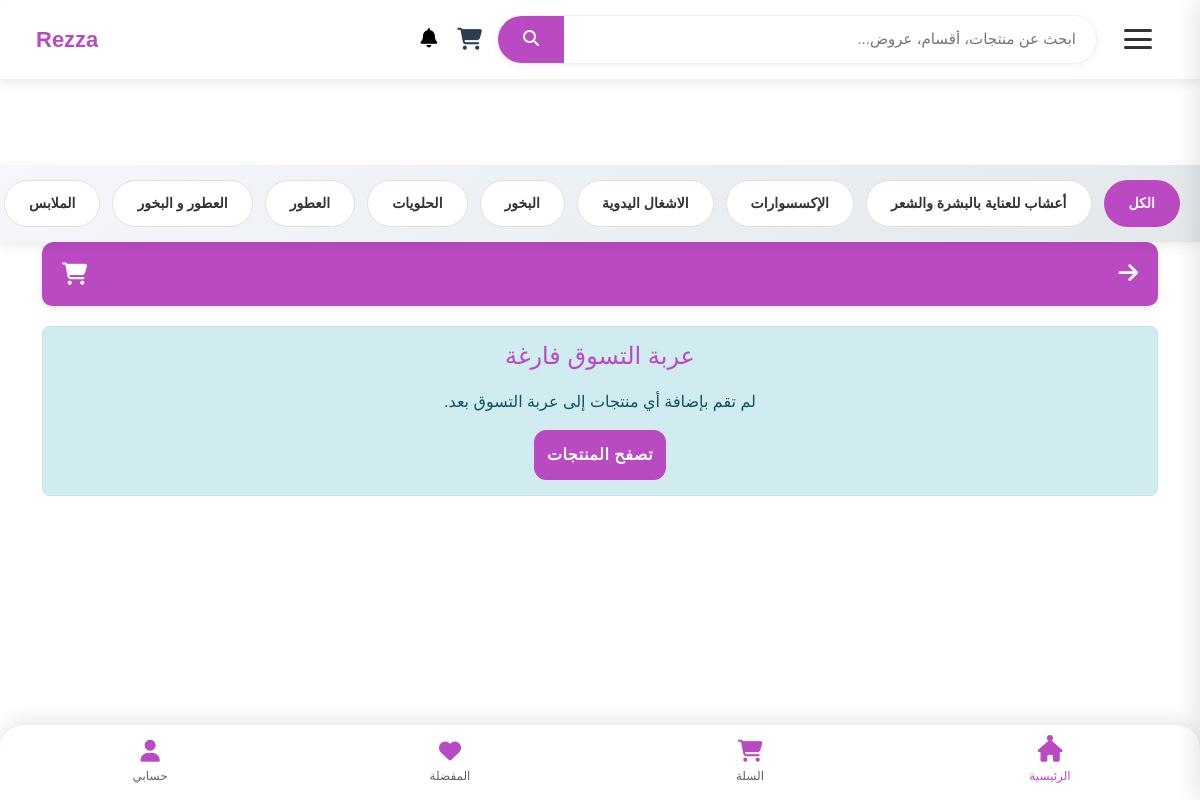
/view_cart, run on an earlier commit of the app's database.
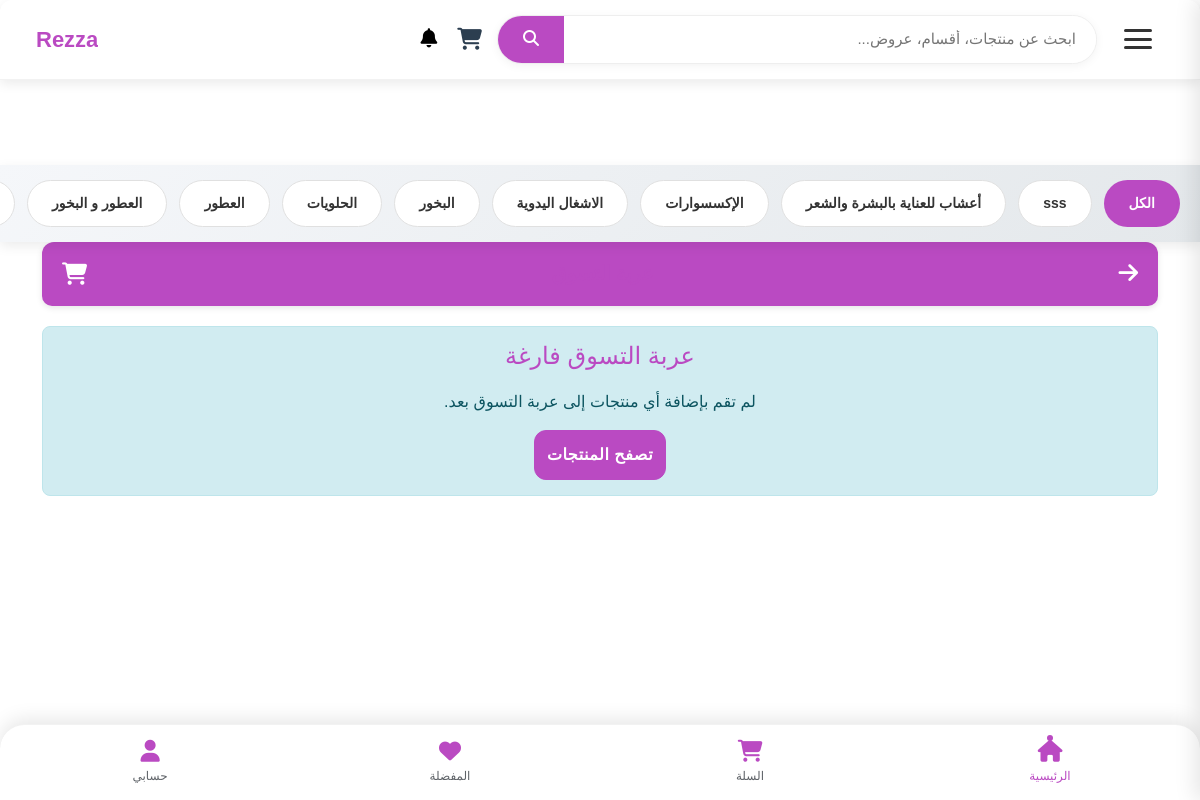
And on a later commit of the database.
### tables this page shows
CREATE TABLE category (
    id INTEGER PRIMARY KEY AUTOINCREMENT,
    name TEXT  NULL,
    parent_id INTEGER,
    image TEXT, is_active INTEGER DEFAULT 0, view_count INTEGER DEFAULT 0,
    FOREIGN KEY (parent_id) REFERENCES categories (id) ON DELETE SET NULL
);

### cart_routes.py (the view, shortened to what this page needs)
@cart_bp.route('/view_cart')
def view_cart():
    user_key = get_current_user_key()
    all_carts_cookie = request.cookies.get('all_user_carts')
    all_user_carts = json.loads(all_carts_cookie) if all_carts_cookie else {}
    cart_items = all_user_carts.get(user_key, [])
    print(f"DEBUG (view_cart): User Key: {user_key}")
    print(f"DEBUG (view_cart): Raw cart_items from cookie: {cart_items}")
    total_price = 0.0
    total_items_count = 0
    updated_cart_items = []
    conn = get_db_connection()
    conn.close()
    print(f"DEBUG (view_cart): Final updated_cart_items: {updated_cart_items}")
    print(f"DEBUG (view_cart): Total price: {total_price}, Total items: {total_items_count}")
    return render_template('cart.html',
                           cart=updated_cart_items,
                           total_price=total_price,
                           total_items_count=total_items_count)

### app.py (called while the page is built)
def get_db_connection():
    conn = sqlite3.connect('database/Eshop.db') # أو sqlite3.connect(app.config['DATABASE'])
    conn.row_factory = sqlite3.Row
    return conn

@app.context_processor
def inject_categories():
    conn = get_db_connection()
    cursor = conn.cursor()
    try:
        cursor.execute("""
            SELECT id, name, parent_id, image
            FROM category
            WHERE parent_id IS NULL
            ORDER BY name
        """)
        main_categories = cursor.fetchall()
        cursor.execute("SELECT id, name, parent_id, image FROM category ORDER BY name")
        all_categories = cursor.fetchall()
        return {
            'main_categories': main_categories,
            'all_categories': all_categories
        }
    finally:
        conn.close()

@app.context_processor
def inject_sellers():
    conn = get_db_connection()
    sellers = conn.execute('SELECT id, store_name FROM sellers').fetchall()
    conn.close()
    return dict(sellers=sellers)

### cart_routes.py (called while the page is built)
def get_db_connection():
    conn = sqlite3.connect('database/Eshop.db')
    conn.row_factory = sqlite3.Row  # لتسهيل الوصول إلى الأعمدة بالاسم
    return conn

### templates/cart.html (shortened to what the changed rows need)
{% include 'header_shop.html' %}
</head>
<body>
    <div class="container">
        <header class="app-header">
            <h1>عربة التسوق</h1>
        </header>
    </div>
</body>
    {% include 'footer.html' %}

### templates/header_shop.html (shortened to what this page needs)
<!DOCTYPE html>
<html lang="ar" dir="rtl">
<head>
    <link rel="stylesheet" href="{{ url_for('static', filename='style/css/nice-select.css') }}">
    <link rel="stylesheet" href="{{ url_for('static', filename='style/css/jquery-ui.min.css') }}">
    <link rel="stylesheet" href="{{ url_for('static', filename='style/css/owl.carousel.min.css') }}">
    <link rel="stylesheet" href="{{ url_for('static', filename='style/css/slicknav.min.css') }}">
    <link href="https://cdn.jsdelivr.net/npm/bootstrap@5.3.0/dist/css/bootstrap.min.css" rel="stylesheet">
    <link rel="stylesheet" href="{{ url_for('static', filename='style/css/index.css')}}">
    <link rel="stylesheet" href="{{ url_for('static', filename='style/css/header.css')}}">
    <link rel="stylesheet" href="{{ url_for('static', filename='style/css/shop_u.css')}}">
    <link rel="stylesheet" href="{{ url_for('static', filename='style/css/user.css')}}">
</head>
<body>
    <header class="premium-header">
        <button class="menu-toggle" id="menuToggle" aria-label="فتح القائمة">
            <div class="hamburger">
                <span class="bar"></span>
                <span class="bar"></span>
                <span class="bar"></span>
            </div>
        </button>
       <div class="search-bar">
    <form class="search-form" action="{{ url_for('search_bp.search_products') }}" method="GET">
        <input type="text"
               class="search-input"
               placeholder="ابحث عن منتجات، أقسام، عروض..."
               name="q"
               id="search-input"
               autocomplete="off">
        <button type="submit" class="search-button">
            <i class="fas fa-search"></i>
        </button>
    </form>
</div>
        <div class="nav-tools">
            <a href="{{ url_for('cart.view_cart') }}" class="nav-icon">
                <i class="fas fa-shopping-cart"></i>
            </a>
        </div>
<a class="nav-link position-relative {% if unread_notifications_count > 0 %}has-notifications{% endif %}"
    href="{{ url_for('order.user_notifications') }}" id="navbarNotifications">
    <i class="fas fa-bell"></i>
</a>
        <a href="{{ url_for('product.index') }}" class="brand">
            <span class="brand-name">Rezza</span>
            </a>
    </header>
    <main class="main-content">
        </main>
{% if main_categories %}
{% if main_categories %}
<div class="category-scroll-navbar">
    <div class="category-links-container">
        <a href=""
        class="category-link">الكل</a>
        {% for category in main_categories %}
            {% set has_subcategories = category.subcategories|length > 0 if category.subcategories is defined else false %}
            {% if has_subcategories %}
                <a href="{{ url_for('product.show_subcategories', category_id=category.id) }}"
                   class="category-link has-subcategories">
                    {{ category.name }}
                </a>
            {% else %}
                <a href="{{ url_for('product.show_products_by_category', category_id=category.id) }}"
                   class="category-link">
                    {{ category.name }}
                </a>
            {% endif %}
        {% endfor %}
    </div>
</div>
{% endif %}
{% endif %}

What changed in the data, as far as the page shows it:
no longer on this page (row unchanged): category: name "الملابس"
added category: name "sss"
